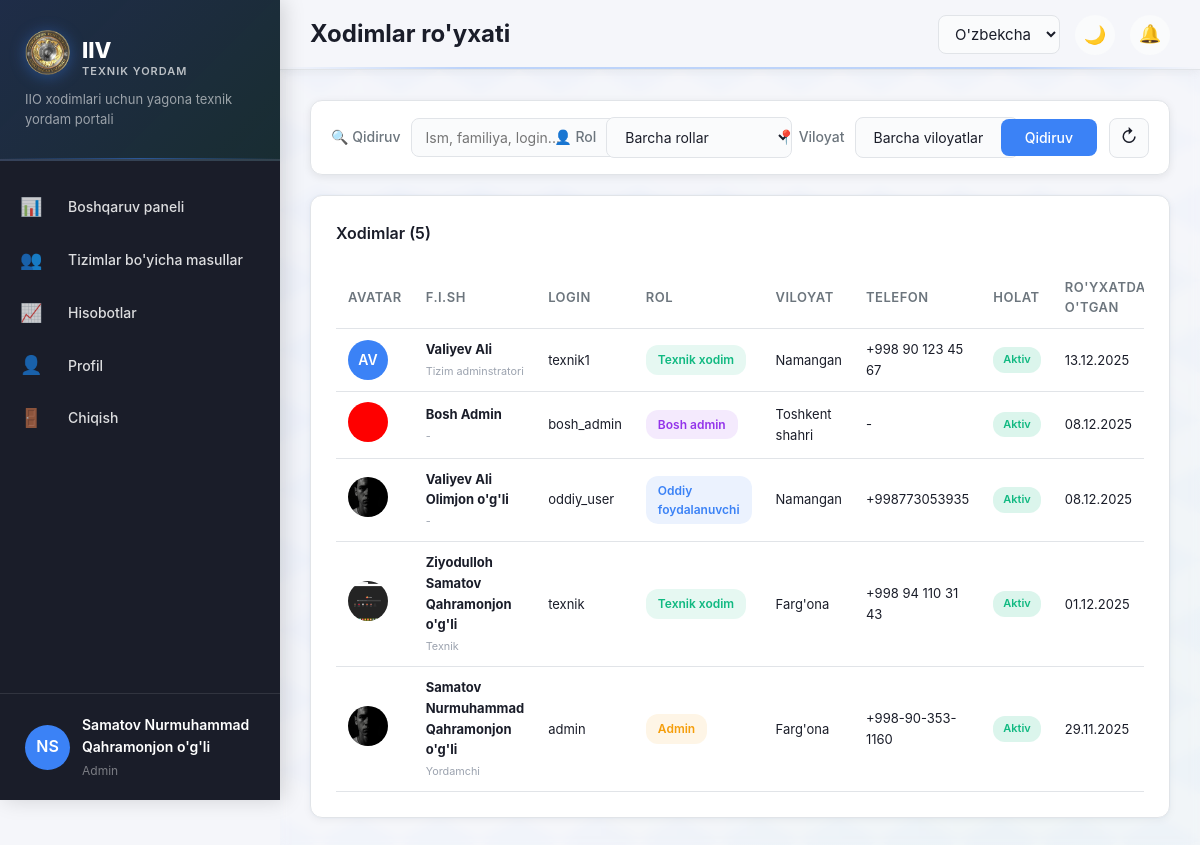
The app's page /tickets/users/ (signed in), older data.
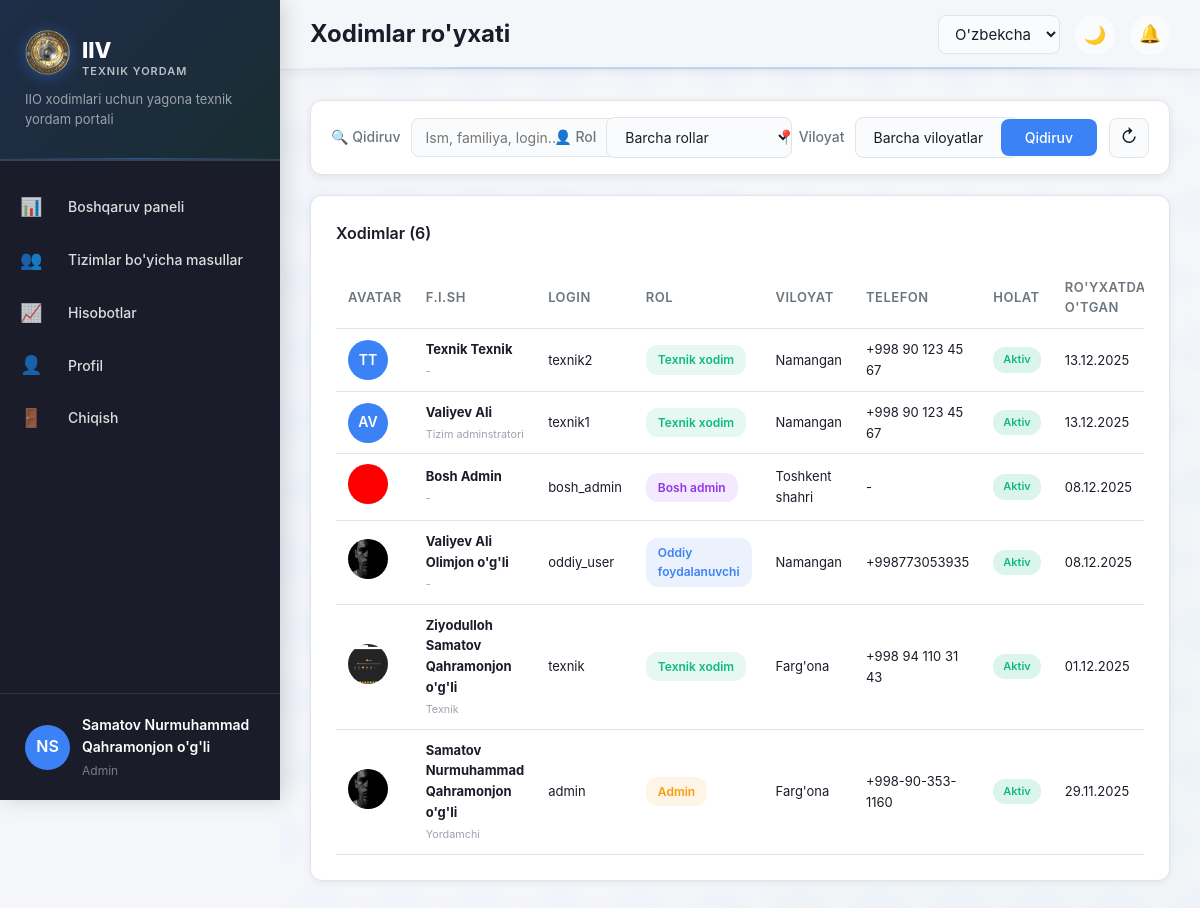
The same page, newer data.
### accounts/models.py (models this page shows, shortened)
class User(AbstractUser):
    ROLE_CHOICES = [
        ('user', _('Oddiy foydalanuvchi')),
        ('technician', _('Texnik xodim')),
        ('admin', _('Admin')),
        ('superadmin', _('Bosh admin')),
    ]
    LANGUAGE_CHOICES = [
        ('uz', _("O'zbekcha (Lotin)")),
        ('uz-cy', _("Ўзбекча (Кирилл)")),
        ('ru', _('Русский')),
    ]
    last_name = models.CharField(max_length=150, verbose_name=_("Familiya"))
    first_name = models.CharField(max_length=150, verbose_name=_("Ism"))
    middle_name = models.CharField(max_length=150, blank=True, verbose_name=_("Sharif"))
    region = models.ForeignKey(
        Region,
        on_delete=models.SET_NULL,
        null=True,
        blank=True,
        verbose_name=_("Viloyat")
    )
    department = models.ForeignKey(
        Department,
        on_delete=models.SET_NULL,
        null=True,
        blank=True,
        verbose_name=_("Hududiy bo'lim")
    )
    position = models.CharField(max_length=200, blank=True, verbose_name=_("Lavozim"))
    phone = models.CharField(max_length=20, blank=True, verbose_name=_("Telefon"))
    role = models.CharField(
        max_length=20,
        choices=ROLE_CHOICES,
        default='user',
        verbose_name=_("Rol")
    )
    language = models.CharField(
        max_length=10,
        choices=LANGUAGE_CHOICES,
        default='uz',
        verbose_name=_("Til")
    )
    avatar = models.ImageField(
        upload_to='avatars/',
        blank=True,
        null=True,
        verbose_name=_("Avatar")
    )
    is_active = models.BooleanField(default=True, verbose_name=_("Aktiv"))
    created_at = models.DateTimeField(auto_now_add=True, verbose_name=_("Yaratilgan"))
    updated_at = models.DateTimeField(auto_now=True, verbose_name=_("O'zgartirilgan"))
    class Meta:
        verbose_name = _("Foydalanuvchi")
        verbose_name_plural = _("Foydalanuvchilar")
        ordering = ['-created_at']
    def get_full_name(self):
        parts = [self.last_name, self.first_name]
        if self.middle_name:
            parts.append(self.middle_name)
        return ' '.join(parts)
    def is_technician(self):
        return self.role == 'technician'
    def is_admin(self):
        return self.role in ['admin', 'superadmin']
    def is_superadmin(self):
        return self.role == 'superadmin'

class Region(models.Model):
    name = models.CharField(max_length=100, verbose_name=_("Viloyat nomi"))
    code = models.CharField(max_length=10, unique=True, verbose_name=_("Kod"))
    is_active = models.BooleanField(default=True, verbose_name=_("Faol"))
    class Meta:
        verbose_name = _("Viloyat")
        verbose_name_plural = _("Viloyatlar")
        ordering = ['name']

### tickets/views.py (the view)
    def wrapper(request, *args, **kwargs):
        if not request.user.is_admin():
            messages.error(request, _('Sizda bu sahifaga kirish huquqi yo\'q.'))
            return redirect('tickets:dashboard')
        return view_func(request, *args, **kwargs)

### accounts/context_processors.py (called while the page is built, shortened)
def new_tickets_count(request):
    if not request.user.is_authenticated:
        return {'new_tickets_count': 0}
    if not request.user.is_technician():
        return {'new_tickets_count': 0}

### tickets/views.py (called while the page is built)
def require_admin(view_func):
    def wrapper(request, *args, **kwargs):
        if not request.user.is_admin():
            messages.error(request, _('Sizda bu sahifaga kirish huquqi yo\'q.'))
            return redirect('tickets:dashboard')
        return view_func(request, *args, **kwargs)
    return wrapper

### templates/tickets/users_list.html (shortened to what the changed rows need)
{% extends 'base.html' %}
{% load static %}
{% load i18n %}
{% block page_title %}{% trans "Xodimlar ro'yxati" %}{% endblock %}
{% block content %}
<div class="card" style="margin-top: 20px;">
    <div class="card-header">
        <h3 class="card-title">{% trans "Xodimlar" %} ({{ users.count }})</h3>
    </div>
    {% if users %}
    <div class="table-responsive">
        <table class="table">
            <thead>
                <tr>
                    <th>{% trans "Avatar" %}</th>
                    <th>{% trans "F.I.Sh" %}</th>
                    <th>{% trans "Login" %}</th>
                    <th>{% trans "Rol" %}</th>
                    <th>{% trans "Viloyat" %}</th>
                    <th>{% trans "Telefon" %}</th>
                    <th>{% trans "Holat" %}</th>
                    <th>{% trans "Ro'yxatdan o'tgan" %}</th>
                </tr>
            </thead>
            <tbody>
                {% for user_item in users %}
                <tr>
                    <td>
                        {% if user_item.avatar %}
                            <img src="{{ user_item.avatar.url }}" alt="Avatar" class="table-avatar">
                        {% else %}
                            <div class="table-avatar-placeholder">
                                {{ user_item.first_name.0 }}{{ user_item.last_name.0 }}
                            </div>
                        {% endif %}
                    </td>
                    <td>
                        <strong>{{ user_item.get_full_name }}</strong><br>
                        <small class="text-muted">{{ user_item.position|default:"-" }}</small>
                    </td>
                    <td>{{ user_item.username }}</td>
                    <td>
                        <span class="role-badge role-{{ user_item.role }}">
                            {{ user_item.get_role_display }}
                        </span>
                    </td>
                    <td>
                        {% if user_item.region %}
                            {{ user_item.region.name }}
                        {% else %}
                            <span class="text-muted">-</span>
                        {% endif %}
                    </td>
                    <td>{{ user_item.phone|default:"-" }}</td>
                    <td>
                        {% if user_item.is_active %}
                            <span class="badge badge-success">{% trans "Aktiv" %}</span>
                        {% else %}
                            <span class="badge badge-danger">{% trans "Bloklangan" %}</span>
                        {% endif %}
                    </td>
                    <td>{{ user_item.date_joined|date:"d.m.Y" }}</td>
                </tr>
                {% endfor %}
            </tbody>
        </table>
    </div>
    {% else %}
    <div class="empty-state">
        <div class="empty-icon">👥</div>
        <h3>{% trans "Xodimlar topilmadi" %}</h3>
        <p>{% trans "Qidiruv bo'yicha natija yo'q" %}</p>
    </div>
    {% endif %}
</div>
{% endblock %}

### templates/base.html (shortened to what the changed rows need)
{% load static %}
{% load i18n %}
<!DOCTYPE html>
<html lang="{{ LANGUAGE_CODE }}">
<head>
    <link rel="stylesheet" href="{% static 'css/style.css' %}">
    <link rel="stylesheet" href="{% static 'css/components.css' %}">
</head>
<body data-theme="light">
    <aside class="sidebar">
        <div class="sidebar-header">
            <div class="logo" style="display: flex; align-items: center; gap: 12px;">
                <div class="logo-text" style="display: flex; flex-direction: column; gap: 2px;">
                    <h1 style="font-size: 22px; font-weight: 800; margin: 0; color: #ffffff; line-height: 1;">IIV</h1>
                </div>
            </div>
        </div>
        {% if user.is_authenticated %}
        <div class="sidebar-footer">
            <div class="user-info">
                {% if user.photo %}
                    <img src="{{ user.photo.url }}" alt="Avatar" class="user-avatar">
                {% else %}
                    <div class="user-avatar-placeholder">{{ user.first_name.0 }}{{ user.last_name.0 }}</div>
                {% endif %}
                <div class="user-details">
                    <div class="user-name">{{ user.get_full_name }}</div>
                    <div class="user-role">{{ user.get_role_display }}</div>
                </div>
            </div>
        </div>
        {% endif %}
    </aside>
    <main class="main-content">
        <header class="topbar">
            <div class="topbar-left">
                <h1 class="page-title">{% block page_title %}{% trans "Dashboard" %}{% endblock %}</h1>
            </div>
        </header>
        <div class="content-wrapper">
            {% block content %}{% endblock %}
        </div>
    </main>
</body>
</html>

Row changes from the older to the newer data that the page shows:
added User: first_name.0 "T", last_name.0 "T", get_full_name "Texnik Texnik", position "-", username "texnik2", role "Texnik xodim", region.name "Namangan", phone "+998 90 123 45 67", date_joined "13.12.2025"
Text that changed along with them:
{{ users.count }}: "5" → "6"
